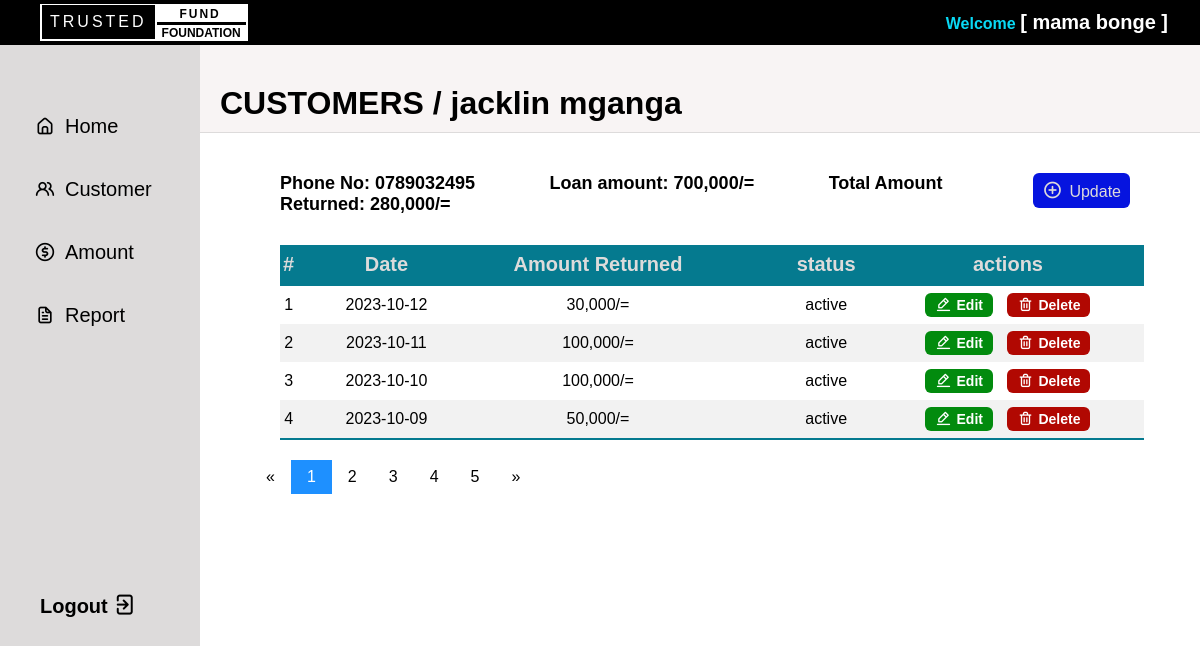
Page /Pages/view/view.php?viewid=11 (signed in) on the committed database.
### tables this page shows
CREATE TABLE `user` (
  `user_id` int(11) NOT NULL,
  `user_name` varchar(225) NOT NULL,
  `user_email` varchar(225) NOT NULL,
  `user_password` varchar(255) NOT NULL
);

CREATE TABLE `customer` (
  `customer_id` int(11) NOT NULL,
  `customer_name` varchar(225) NOT NULL,
  `phone_no` int(11) NOT NULL,
  `fund_amount` int(11) NOT NULL,
  `customer_date` date NOT NULL,
  `return_amount` int(11) NOT NULL
);

CREATE TABLE `date_cush` (
  `dc_id` int(11) NOT NULL,
  `dc_date` date NOT NULL,
  `dc_return_amount` int(11) NOT NULL,
  `customer_id` int(11) NOT NULL
);

### Pages/function_log.php (called while the page is built, shortened)
<?php
function check_login($conn)
{
	if(isset($_SESSION['user_id'])){
		$id = $_SESSION['user_id'];
		$query = "SELECT * FROM user WHERE user_id = '$id' limit 1";
		$result = mysqli_query($conn,$query);
		if($result && mysqli_num_rows($result) > 0)
		{
			$user_data = mysqli_fetch_assoc($result);
			return $user_data;
		}
	}
	die;
}
if (isset($_POST['search'])) {
    $searchQuery = $_POST['search'];
	$query = "SELECT customer.customer_id, customer.customer_name, customer.phone_no, customer.customer_date, customer.fund_amount, customer.return_amount, SUM(date_cush.dc_return_amount) AS total_return_amount, date_cush.dc_return_amount FROM date_cush RIGHT JOIN customer ON customer.customer_id = date_cush.customer_id WHERE customer.customer_name = '$searchQuery' limit 1;";
    $result = mysqli_query($conn, $query);
	$resultsearch = $result;
	return $resultsearch;
}
else{
	if(isset($_GET['page_no'])){
		$page_number = $_GET["page_no"];
	}
	else{
		$page_number = 1;
	}
	$limit = 4;
		$initial_page = ($page_number-1) * $limit;
		$query = "SELECT customer.customer_id, customer.customer_name, customer.phone_no, customer.customer_date, customer.fund_amount, customer.return_amount, SUM(date_cush.dc_return_amount) AS total_return_amount, date_cush.dc_return_amount FROM date_cush RIGHT JOIN customer ON customer.customer_id = date_cush.customer_id GROUP BY customer_id ORDER BY `customer_name` ASC LIMIT $initial_page,$limit";
		$result = mysqli_query($conn, $query);
		$resultsearch = $result;
return $resultsearch;
}
die("No database");
?>

### Pages/view/view.php (the view, shortened to what this page needs)
<?php
  include("../../DB-connection/connect_php.php");
  include("../function_log.php");
 $user_data = check_login($conn);
 $viewid = $_GET['viewid'];
 $sql = "SELECT * FROM customer WHERE customer_id = '$viewid' limit 1";
 $result = mysqli_query($conn, $sql);
$customer_showdata = mysqli_fetch_assoc($result);
$customer_id = $customer_showdata['customer_id'];
if(isset($_GET['page_no'])){
      $page_number = $_GET["page_no"];
  }
  else{
      $page_number = 1;
  }
    $limit = 4;
    $initial_page = ($page_number-1) * $limit;
  $sql_customer = "SELECT * FROM date_cush WHERE `date_cush`.`customer_id` = $customer_id ORDER BY `date_cush`.`dc_date` DESC LIMIT $initial_page,$limit";
  $result_detail = mysqli_query($conn, $sql_customer);
$sql_sum = "SELECT SUM(dc_return_amount) AS total_return_amount FROM date_cush
              WHERE `date_cush`.`customer_id`= $viewid";
 $result_total = mysqli_query($conn, $sql_sum);
 $total_data = mysqli_fetch_assoc($result_total);
?>
<!DOCTYPE html>
<html>
 <head>
  <link rel="stylesheet" href="view.css">
  <link rel="stylesheet" href="https://unicons.iconscout.com/release/v4.0.8/css/line.css">
 </head>
 <body>
  <div class="container" id="main-page">
    <div class="menubar">
      <span class="outer-box">
        <h3 class="trusted">TRUSTED</h3>
        <span class="fund-foundation">
          <h3 class="fund">FUND</h3>
          <h3 class="foundation">FOUNDATION</h3>
        </span></span>
        <h3>Welcome <b>[ <?php echo $user_data['user_name'];?> ]</b></h3>
    </div>
    <nav>
      <div class="menu-list">
        <ul>
          <li><a href="../dashboard/dashboard.php"><i class="uil uil-estate"></i>Home</a></li>
          <li><a href="../customer/customer.php"><i class="uil uil-users-alt"></i>Customer</a></li>
          <li><a href="../Amount/amount.php"><i class="uil uil-usd-circle"></i>Amount</a></li>
          <li><a href="#"><i class="uil uil-file-alt"></i>Report</a></li>
        </ul>
      </div>
      <div class="log-out">
        <a href="../Logout.php">Logout<i class="uil uil-signout"></i></a>
      </div>
    </nav>
    <div class="container_1">
      <div class="disp">
      <h1>CUSTOMERS / <?php echo$customer_showdata['customer_name'];?></h1>
      </div>
      <div class="tables">
        <div class="details">
        <a href="#" class="btn" onclick="open_update_form()"><i class="uil uil-plus-circle"></i></i>Update</a>
          <h3 class="phone">Phone No: 0<?php echo$customer_showdata['phone_no'];?></h3>
          <h3 >Loan amount: <?php echo number_format($customer_showdata['fund_amount']);?>/=</h3>
          <h3 class="t-amount">Total Amount Returned: <?php echo number_format($total_data['total_return_amount']);?>/=</h3>
        </div>
        <table>
          <thead>
            <tr>
              <th>#</th>
              <th class="date">Date</th>
              <th class="amount">Amount Returned</th>
              <th>status</th>
              <th>actions</th>
            </tr>
          </thead>
          <tbody>
            <?php
              $counter = 0;
            while($customer_detail = mysqli_fetch_assoc($result_detail)){
              $counter++;
              ?>
              <tr>
              <td><?php echo $counter; ?></td>
              <td class="date"><?php echo $customer_detail['dc_date']; ?></td>
              <td class="amount"><?php echo number_format($customer_detail['dc_return_amount']);?>/=</td>
              <td>active</td>
              <td><b>
                <a href="edit_customer_view.php?dc_editid=<?php echo $customer_detail['dc_id'];?>" class="edit"><i class="uil uil-edit-alt"></i>Edit</a>
                <a href="update_customer_view.php?dropid=<?php echo $customer_detail['dc_id'];?>" class="delete"><i class="uil uil-trash-alt"></i>Delete</a>
               </b></td>
               </tr>
             <?php };?>
          </tbody>
        </table>
        <div class="pagination">
          <a href="#">&laquo;</a>
          <a class="active" href="view.php?viewid=<?php echo $viewid;?>">1</a>
          <a href="view.php?viewid=<?php echo $viewid;?>&page_no=2">2</a>
          <a href="view.php?viewid=<?php echo $viewid;?>&page_no=3">3</a>
          <a href="view.php?viewid=<?php echo $viewid;?>&page_no=4">4</a>
          <a href="view.php?viewid=<?php echo $viewid;?>&page_no=5">5</a>
          <a href="#">&raquo;</a>
        </div>
      </div>
    </div>
  </div>
    <div class="update-customer" id="update-customer-form">
    <div class="customer-form">
    <h1>Update customer</h1><span><i class="uil uil-times-square" onclick="close_update_form()" id="update-times-square"></i><i class="uil uil-times" id="update-times"></i></span>
      <form action="update_customer_view.php" method="post">
        <label for="name">Customer</label>
        <label for="date">Dete</label>
        <label for="returned_amount">Returned Fund</label>
        <button type="submit">Save<i class="uil uil-message"></i></button>
      </form>
    </div>
  </div>
      <div class="edit-customer" id="edit-customer-form">
    <div class="customer-form">
    <h1>Edit customer</h1><span><i class="uil uil-times-square" onclick="close_edit_form()" id="edit-times-square"></i><i class="uil uil-times" id="edit-times"></i></span>
      <form action="#">
        <label for="date">Dete</label>
        <label for="returned_amount">Returned Fund</label>
        <button type="submit">Save<i class="uil uil-message"></i></button>
      </form>
    </div>
  </div>
 </body>
</html>

### rows in the picture
user: user_name "mama bonge"
customer: customer_name "jacklin mganga", phone_no "789032495", fund_amount "700,000"
date_cush: dc_date "2023-10-12", dc_return_amount "30,000"
date_cush: dc_date "2023-10-11", dc_return_amount "100,000"
date_cush: dc_date "2023-10-10", dc_return_amount "100,000"
date_cush: dc_date "2023-10-09", dc_return_amount "50,000"

### other values in the picture
$total_data['total_return_amount'] "280,000"
